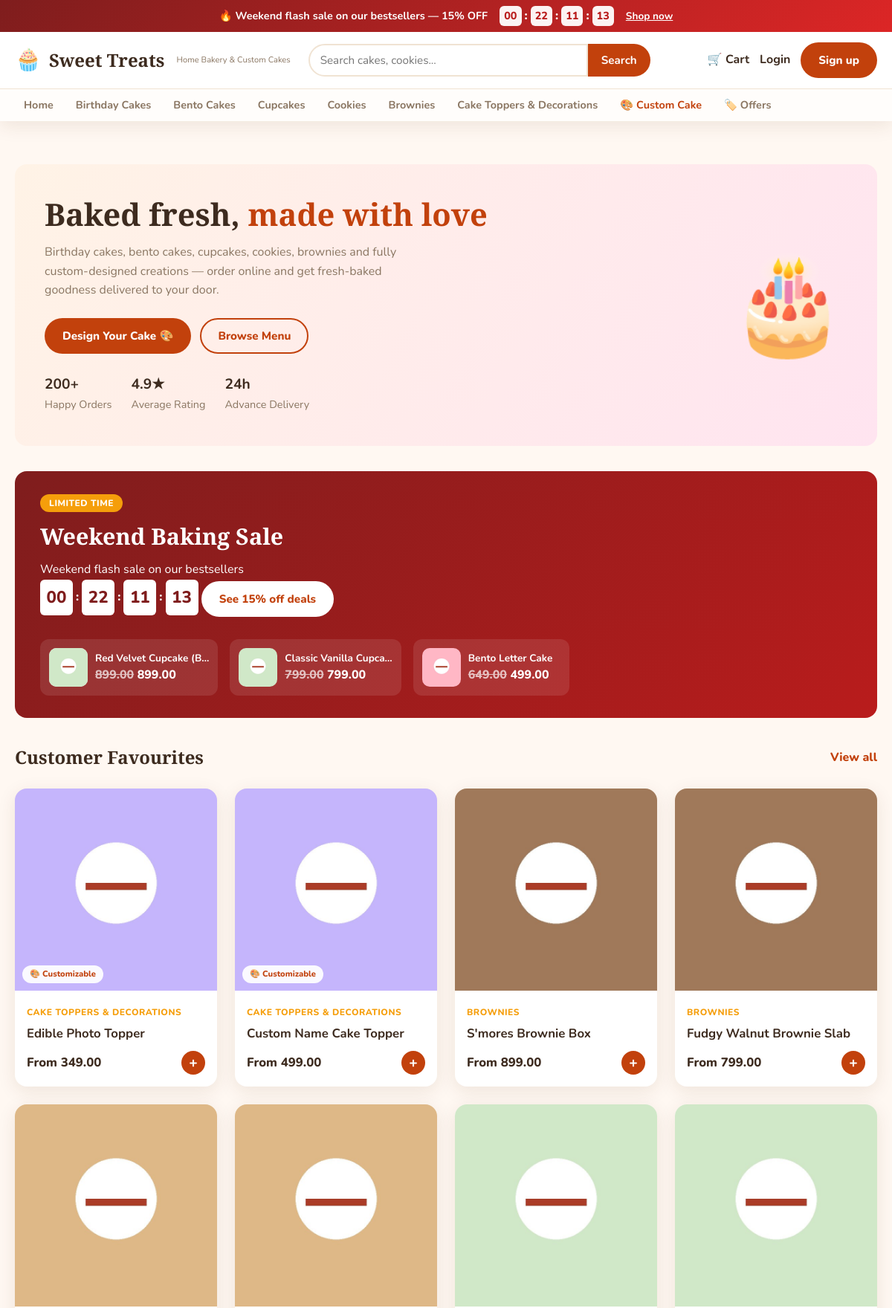
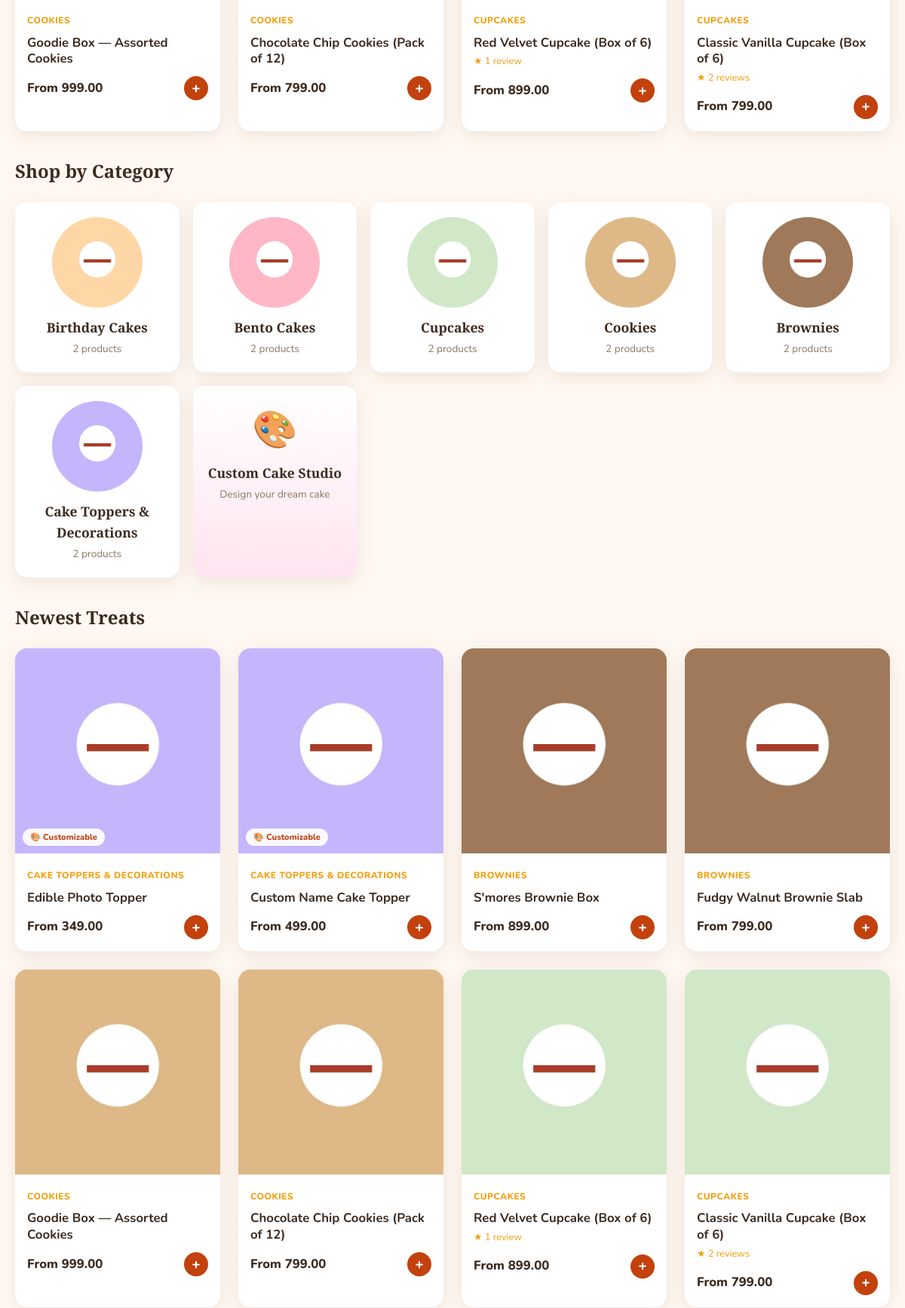
The page / (upper part) on the database its author committed (2 pictures, top to bottom).
### offers/models.py (models this page shows, shortened)
class CountdownOffer(models.Model):
    name = models.CharField(max_length=150)
    slug = models.SlugField(unique=True, blank=True)
    discount_percent = models.PositiveIntegerField(
        default=10, help_text="Discount percentage applied to opted-in products"
    )
    banner_message = models.CharField(max_length=250, blank=True)
    starts_at = models.DateTimeField()
    ends_at = models.DateTimeField()
    products = models.ManyToManyField(Product, blank=True, related_name="offers")
    is_active = models.BooleanField(default=True)
    created = models.DateTimeField(auto_now_add=True)
    class Meta:
        ordering = ["-starts_at"]
    @property
    def is_running(self):
        now = timezone.now()
        return self.is_active and self.starts_at <= now <= self.ends_at
    def get_absolute_url(self):
        return reverse("offers:detail", kwargs={"slug": self.slug})

### shop/models.py (models this page shows, shortened)
class Category(models.Model):
    name = models.CharField(max_length=100)
    slug = models.SlugField(unique=True, blank=True)
    description = models.TextField(blank=True)
    image = models.ImageField(upload_to="categories/", blank=True, null=True)
    sort_order = models.PositiveIntegerField(default=0)
    is_active = models.BooleanField(default=True)
    class Meta:
        verbose_name_plural = "categories"
        ordering = ["sort_order", "name"]
    def get_absolute_url(self):
        return reverse("shop:category_detail", kwargs={"slug": self.slug})

class Product(models.Model):
    class Size(models.TextChoices):
        SMALL = "small", "Small (6\")"
        MEDIUM = "medium", "Medium (8\")"
        LARGE = "large", "Large (10\")"
        EXTRA_LARGE = "xl", "Extra Large (12\")"
        HALF_KG = "half_kg", "Half Kg"
        ONE_KG = "one_kg", "1 Kg"
        TWO_KG = "two_kg", "2 Kg"
    category = models.ForeignKey(Category, on_delete=models.CASCADE, related_name="products")
    name = models.CharField(max_length=200)
    slug = models.SlugField(unique=True, blank=True)
    description = models.TextField()
    base_price = models.DecimalField(max_digits=10, decimal_places=2)
    sale_price = models.DecimalField(max_digits=10, decimal_places=2, blank=True, null=True)
    image = models.ImageField(upload_to="products/")
    gallery = models.ManyToManyField("ProductImage", blank=True, related_name="product")
    sizes = models.JSONField(default=list, blank=True, help_text="Available sizes e.g. ['small','medium','large']")
    flavors = models.JSONField(default=list, blank=True, help_text="Available flavors e.g. ['vanilla','chocolate']")
    is_customizable = models.BooleanField(default=False)
    is_featured = models.BooleanField(default=False)
    is_available = models.BooleanField(default=True)
    stock = models.PositiveIntegerField(default=0)
    advance_order_days = models.PositiveIntegerField(
        default=2, help_text="Minimum days in advance to order this product"
    )
    created = models.DateTimeField(auto_now_add=True)
    updated = models.DateTimeField(auto_now=True)
    class Meta:
        ordering = ["-created"]
    def get_absolute_url(self):
        return reverse("shop:product_detail", kwargs={"slug": self.slug})
    @property
    def current_price(self):
        return self.sale_price if self.sale_price else self.base_price
    @property
    def is_on_sale(self):
        return self.sale_price is not None and self.sale_price < self.base_price

### shop/views.py (the view)
# urls.py: path("", home, name="home"),
def home(request):
    featured = Product.objects.filter(is_available=True, is_featured=True).select_related("category")[:8]
    categories = Category.objects.filter(is_active=True)
    newest = Product.objects.filter(is_available=True).select_related("category").order_by("-created")[:8]
    running_offer = CountdownOffer.objects.filter(is_active=True).order_by("-ends_at").first()
    running_offer = running_offer if running_offer and running_offer.is_running else None
    offer_products = list(running_offer.products.filter(is_available=True)) if running_offer else []
    context = {
        "featured": featured,
        "categories": categories,
        "newest": newest,
        "running_offer": running_offer,
        "offer_products": offer_products,
    }
    return render(request, "shop/home.html", context)

### accounts/context_processors.py (called while the page is built)
def site_settings(request):
    running_offer = CountdownOffer.objects.filter(is_active=True).order_by("-ends_at").first()
    running_offer = running_offer if running_offer and running_offer.is_running else None
    return {
        "whatsapp_number": settings.WHATSAPP_NUMBER,
        "messenger_url": settings.MESSENGER_PAGE_URL,
        "running_offer": running_offer,
    }

### cart/context_processors.py (called while the page is built)
def cart_count_processor(request):
    count = 0
    if request.user.is_authenticated:
        cart = Cart.objects.filter(user=request.user).first()
        if cart:
            count = cart.total_items
    elif request.session.session_key:
        key = request.session.session_key
        cart = Cart.objects.filter(session_key=key).first()
        if cart:
            count = cart.total_items
    return {"cart_count": count}

### shop/context_processors.py (called while the page is built)
def categories_processor(request):
    categories = Category.objects.filter(is_active=True).annotate(product_count=Count("products"))
    return {"nav_categories": categories}

### templates/shop/home.html (shortened to what this page needs)
{% extends 'base.html' %}
{% load humanize %}
{% block content %}
<section class="hero">
  <div class="hero-inner">
    <div class="hero-text">
      <h1>Baked fresh, <span>made with love</span></h1>
      <p>Birthday cakes, bento cakes, cupcakes, cookies, brownies and fully custom-designed creations — order online and get fresh-baked goodness delivered to your door.</p>
      <div class="hero-actions">
        <a href="{% url 'orders:custom_cake' %}" class="btn btn-primary">Design Your Cake 🎨</a>
        <a href="{% url 'shop:home' %}#featured" class="btn btn-outline">Browse Menu</a>
      </div>
      <div class="hero-stats">
        <div><strong>200+</strong> Happy Orders</div>
        <div><strong>4.9★</strong> Average Rating</div>
        <div><strong>24h</strong> Advance Delivery</div>
      </div>
    </div>
    <div class="hero-cake">🎂</div>
  </div>
</section>
{% if running_offer %}
<section class="offer-section">
  <div class="offer-card">
    <div class="offer-card-text">
      <span class="offer-pill">Limited time</span>
      <h2>{{ running_offer.name }}</h2>
      <p>{{ running_offer.banner_message|default:"Save big before the timer runs out!" }}</p>
      <div class="offer-countdown" data-offer-end="{{ running_offer.ends_at|date:'c' }}">
        <span class="cd-box lg" data-unit="d">00</span><span class="cd-sep">:</span>
        <span class="cd-box lg" data-unit="h">00</span><span class="cd-sep">:</span>
        <span class="cd-box lg" data-unit="m">00</span><span class="cd-sep">:</span>
        <span class="cd-box lg" data-unit="s">00</span>
      </div>
      <a href="{{ running_offer.get_absolute_url }}" class="btn btn-light">See {{ running_offer.discount_percent }}% off deals</a>
    </div>
    {% if offer_products %}
    <div class="offer-card-products">
      {% for p in offer_products|slice:':3' %}
      <a href="{{ p.get_absolute_url }}" class="mini-product">
        <div class="mini-thumb">{% if p.image %}<img src="{{ p.image.url }}" alt="{{ p.name }}">{% else %}🎂{% endif %}</div>
        <div class="mini-info">
          <strong>{{ p.name|truncatechars:22 }}</strong>
          <span class="mini-price">
            <del>{{ p.base_price|intcomma }}</del> {{ p.current_price|intcomma }}
          </span>
        </div>
      </a>
      {% endfor %}
    </div>
    {% endif %}
  </div>
</section>
{% endif %}
<section class="section" id="featured">
  <div class="section-head">
    <h2>Customer Favourites</h2>
    <a href="#all-products" class="link">View all</a>
  </div>
  <div class="product-grid">
    {% for product in featured %}
      {% include 'shop/_product_card.html' %}
    {% empty %}
      <p class="empty">Featured products coming soon!</p>
    {% endfor %}
  </div>
</section>
<section class="section">
  <div class="section-head"><h2>Shop by Category</h2></div>
  <div class="category-grid">
    {% for cat in categories %}
    <a href="{{ cat.get_absolute_url }}" class="category-card">
      {% if cat.image %}<img src="{{ cat.image.url }}" alt="{{ cat.name }}">{% else %}<div class="cat-emoji">🎂</div>{% endif %}
      <h3>{{ cat.name }}</h3>
      <p>{{ cat.products.count }} products</p>
    </a>
    {% endfor %}
    <a href="{% url 'orders:custom_cake' %}" class="category-card custom-card">
      <div class="cat-emoji">🎨</div>
      <h3>Custom Cake Studio</h3>
      <p>Design your dream cake</p>
    </a>
  </div>
</section>
<section class="section" id="all-products">
  <div class="section-head"><h2>Newest Treats</h2></div>
  <div class="product-grid">
    {% for product in newest %}
      {% include 'shop/_product_card.html' %}
    {% empty %}
      <p class="empty">We're baking something new...</p>
    {% endfor %}
  </div>
</section>
{% endblock %}

### templates/base.html (shortened to what this page needs)
{% load static %}
{% load humanize %}
<!DOCTYPE html>
<html lang="en">
<head>
  <link rel="stylesheet" href="{% static 'css/style.css' %}">
</head>
<body>
  {% if running_offer %}
  <div class="offer-banner" data-offer-end="{{ running_offer.ends_at|date:'c' }}">
    <div class="container offer-banner-inner">
      <span class="offer-banner-text">🔥 {{ running_offer.banner_message|default:running_offer.name }} — {{ running_offer.discount_percent }}% OFF</span>
      <div class="offer-countdown" id="offer-countdown">
        <span class="cd-box" data-unit="d">00</span><span class="cd-sep">:</span>
        <span class="cd-box" data-unit="h">00</span><span class="cd-sep">:</span>
        <span class="cd-box" data-unit="m">00</span><span class="cd-sep">:</span>
        <span class="cd-box" data-unit="s">00</span>
      </div>
      <a href="{{ running_offer.get_absolute_url }}" class="offer-banner-link">Shop now</a>
    </div>
  </div>
  {% endif %}
  <header class="site-header">
    <div class="container header-inner">
      <a href="{% url 'shop:home' %}" class="brand">
        <span class="brand-icon">🧁</span>
        <span class="brand-name">Sweet Treats</span>
        <span class="brand-tag">Home Bakery &amp; Custom Cakes</span>
      </a>
      <form action="{% url 'shop:search' %}" method="get" class="search-form">
        <input type="search" name="q" placeholder="Search cakes, cookies..." value="{{ query|default:'' }}">
        <button type="submit">Search</button>
      </form>
      <nav class="header-actions">
        <a href="{% url 'cart:detail' %}" class="action-link cart-link">
          <span class="cart-icon">🛒</span>
          Cart
        </a>
        {% if user.is_authenticated %}
        <div class="user-menu">
          <button class="action-link user-trigger">👤 {{ user.username }}</button>
          <div class="user-dropdown">
            <a href="{% url 'accounts:dashboard' %}">My Orders</a>
            <a href="{% url 'accounts:profile' %}">Profile</a>
            <a href="{% url 'orders:list' %}">Order History</a>
            <form method="post" action="{% url 'accounts:logout' %}">{% csrf_token %}<button type="submit">Logout</button></form>
          </div>
        </div>
        {% else %}
        <a href="{% url 'accounts:login' %}" class="action-link">Login</a>
        <a href="{% url 'accounts:register' %}" class="btn btn-primary">Sign up</a>
        {% endif %}
      </nav>
    </div>
    <nav class="category-nav">
      <div class="container">
        <a href="{% url 'shop:home' %}">Home</a>
        {% for cat in nav_categories %}
        <a href="{{ cat.get_absolute_url }}">{{ cat.name }}</a>
        {% endfor %}
        <a href="{% url 'orders:custom_cake' %}" class="nav-highlight">🎨 Custom Cake</a>
        <a href="{% url 'offers:list' %}">🏷️ Offers</a>
      </div>
    </nav>
  </header>
  <main class="main">
    <div class="container">
      {% block content %}{% endblock %}
    </div>
  </main>
</body>
</html>

### templates/shop/_product_card.html (shortened to what this page needs)
{% load humanize %}
<a href="{{ product.get_absolute_url }}" class="product-card">
  <div class="product-image">
    {% if product.image %}<img src="{{ product.image.url }}" alt="{{ product.name }}">{% else %}<span class="no-photo">🎂</span>{% endif %}
    {% if product.is_customizable %}<span class="badge-custom">🎨 Customizable</span>{% endif %}
  </div>
  <div class="product-body">
    <span class="product-cat">{{ product.category.name }}</span>
    <h3>{{ product.name }}</h3>
    {% with review_count=product.reviews.count %}
      {% if review_count %}
      <div class="product-rating">★ {{ review_count }} review{{ review_count|pluralize }}</div>
      {% endif %}
    {% endwith %}
    <div class="product-bottom">
      {% if product.is_on_sale %}
      <span class="price"><del>{{ product.base_price|intcomma }}</del> {{ product.sale_price|intcomma }}</span>
      {% else %}
      <span class="price">From {{ product.base_price|intcomma }}</span>
      {% endif %}
      <span class="quick-add">+</span>
    </div>
  </div>
</a>

### rows shown on the page
CountdownOffer: banner_message "Weekend flash sale on our bestsellers", discount_percent "15", name "Weekend Baking Sale"
Category: name "Birthday Cakes", image (picture), products.count "2"
Category: name "Bento Cakes", image (picture), products.count "2"
Category: name "Cupcakes", image (picture), products.count "2"
Category: name "Cookies", image (picture), products.count "2"
Category: name "Brownies", image (picture), products.count "2"
Category: name "Cake Toppers & Decorations", image (picture), products.count "2"
Product: image (picture), name "Red Velvet Cupcake (B…", base_price "899.00", current_price "899.00", category.name "CUPCAKES", name "Red Velvet Cupcake (Box of 6)", reviews.count "1"
Product: image (picture), name "Classic Vanilla Cupca…", base_price "799.00", current_price "799.00", category.name "CUPCAKES", name "Classic Vanilla Cupcake (Box of 6)", reviews.count "2"
Product: image (picture), name "Bento Letter Cake", base_price "649.00", current_price "499.00"
Product: image (picture), is_customizable "🎨 Customizable", category.name "CAKE TOPPERS & DECORATIONS", name "Edible Photo Topper", base_price "349.00"
Product: image (picture), is_customizable "🎨 Customizable", category.name "CAKE TOPPERS & DECORATIONS", name "Custom Name Cake Topper", base_price "499.00"
Product: image (picture), category.name "BROWNIES", name "S'mores Brownie Box", base_price "899.00"
Product: image (picture), category.name "BROWNIES", name "Fudgy Walnut Brownie Slab", base_price "799.00"
Product: image (picture), category.name "COOKIES", name "Goodie Box — Assorted Cookies", base_price "999.00"
Product: image (picture), category.name "COOKIES", name "Chocolate Chip Cookies (Pack of 12)", base_price "799.00"
